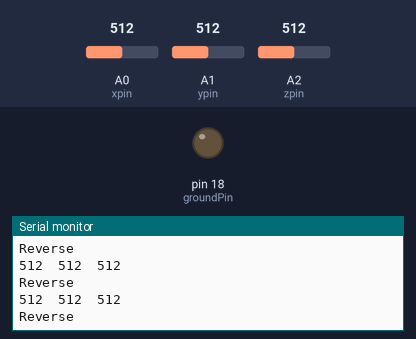
Simulated run of this sketch. Board: Arduino Uno, built with avr-gcc and run on an emulated ATmega328P. Shown: output pins drawn as LEDs (lit = HIGH), the last lines printed to the serial monitor. Inputs (shaded band) come from the test bench; at power-on: A0 (xpin) = 512, A1 (ypin) = 512, A2 (zpin) = 512. No radio packets arrive unless stated; pins used as bus, display or sensor lines are not drawn.

Above: at 7.4 s.
7.5 s: A0 (xpin) set to 352
At 7.5 s:
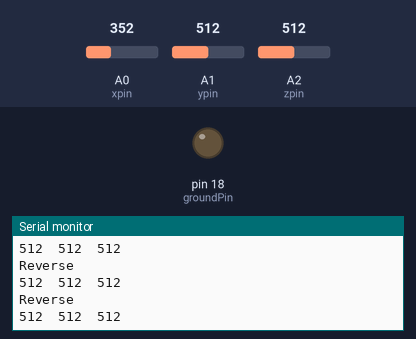
9.0 s: A0 (xpin) set to 324
At 10.4 s:
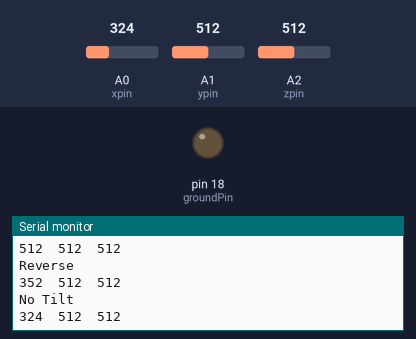
Timing chart, 0 to 12.0 s (numbered marks = the images above; inputs shaded):
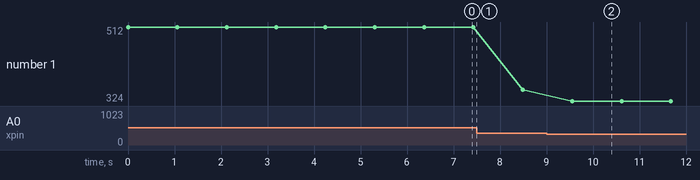

Measured:
- after the input at 9.0 s, the serial monitor: prints a new line after 0.55 s (image 2)
- plotted number 1: 512 → 352 after the input at 7.5 s, 352 → 324 after the input at 9.0 s

The sketch:

adxl_wireless_tx.ino
```cpp
// TRANSMITTER CODE
#include <VirtualWire.h>

int forward = 8;
int backward = 9;
int rightTurn = 10;
int leftTurn = 11;
int stopMotor = 12;
int x, y, z, n;
const int groundPin = 18;
const int powerPin = 19;
const int xpin = A0;
const int ypin = A1;
const int zpin = A2;

void setup()
{
    Serial.begin(9600);    // Debugging only
    Serial.println("setup");
    // Initialise the IO and ISR
    vw_setup(2000);  // Bits per sec
    vw_set_tx_pin(3); //Transmitter Data Pin to Digital Pin 3
    pinMode(groundPin,OUTPUT);
    pinMode(powerPin,OUTPUT);
    digitalWrite(groundPin,LOW);
    digitalWrite(powerPin,HIGH);

}//close setup

void loop()
{
  //scan adxl335 for values
  x = analogRead(xpin);
  y = analogRead(ypin);
  z = analogRead(zpin);
  // print the sensor values:
  Serial.print(analogRead(xpin));
  // print a tab between values:
  Serial.print("\t");
  Serial.print(analogRead(ypin));
  // print a tab between values:
  Serial.print("\t");
  Serial.print(analogRead(zpin));
  Serial.println();
  // delay before next reading:

  if(x < 340 && x > 80 && x != 0)
  {
   n = 1;//read ahead
  }
  else if(x > 435 && x > 80 && x != 0)
  {
    n = 2;//read ahead
  }
  else if(y < 350 && y > 80 && y != 0)
  {
   n = 3;//read ahead
  }
  else if(z < 410 && z > 80 && z != 0)
  {
   n = 4;//read ahead
  }
  else
   {
    n = 5;//read ahead
   }
  delay(1000);

  char *msg2;

  if(n == 1)//if front tilt
  {
    Serial.println("Forward");
    char *msg2 = "1";//send 1 to the receiver
    digitalWrite(13, true); // Flash a light to show transmitting
    vw_send((uint8_t *)msg2, strlen(msg2));//send the byte to the receiver
    vw_wait_tx(); // Wait until the whole message is gone
    digitalWrite(13, false);
  }

  else if(n == 2)
  {
    Serial.println("Reverse");
    char *msg2 = "2";///send 2 to the receiver
    digitalWrite(13, true); // Flash a light to show transmitting
    vw_send((uint8_t *)msg2, strlen(msg2));//send the byte to the receiver
    vw_wait_tx(); // Wait until the whole message is gone
    digitalWrite(13, false);
  }

  else if(n == 3)//if the left button is pressed
  {
    Serial.println("Left");
    char *msg2 = "3";//send 3 to the receiver
    digitalWrite(13, true); // Flash a light to show transmitting
    vw_send((uint8_t *)msg2, strlen(msg2));//send the byte to the receiver
    vw_wait_tx(); // Wait until the whole message is gone
    digitalWrite(13, false);
  }

  else if(n == 4)//if the right button is pressed
  {
    Serial.println("Right");
    char *msg2 = "4";//send 4 to the receiver
    digitalWrite(13, true); // Flash a light to show transmitting
    vw_send((uint8_t *)msg2, strlen(msg2));//send the message to the receiver
    vw_wait_tx(); // Wait until the whole message is gone
    digitalWrite(13, false);
  }
  else if(n == 5)
   {
    Serial.println("No Tilt");
    char *msg2 = "5";//send 5 to the receiver
    digitalWrite(13, true); // Flash a light to show transmitting
    vw_send((uint8_t *)msg2, strlen(msg2));//send the message to the receiver
    vw_wait_tx(); // Wait until the whole message is gone
    digitalWrite(13, false);
   }


}//close loop

 // End Of Code
```
